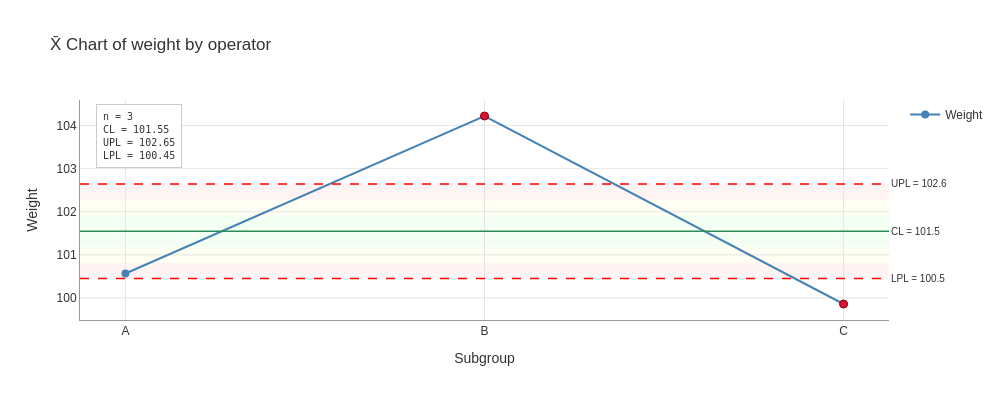

Notebook source saved alongside this figure:
### Markdown cell above
## Visualize Xbar Chart

### Code cell
fig = result.plot(
    chart='Xbar',
    show_zones=True,
    highlight_signals=True,
    show_stats=True
)
fig.show()

### Figure 1 — Plotly figure (JSON) as saved in the notebook; plotly's stock layout.template omitted (floating-point values rounded to 4 significant figures)
{"data": [{"hovertemplate": "%{x}<br>%{y:.3f}<extra></extra>", "line": {"color": "steelblue", "width": 2.0}, "marker": {"color": "steelblue", "size": 8}, "mode": "lines+markers", "name": "Weight", "type": "scatter", "x": ["A", "B", "C"], "y": [100.6, 104.2, 99.86]}, {"hovertemplate": "Out of Control<br>%{x}<br>%{y:.3f}<extra></extra>", "marker": {"color": "#DC143C", "line": {"color": "#8B0000", "width": 1.0}, "size": 8, "symbol": "circle"}, "mode": "markers", "name": "Out of Control", "showlegend": false, "type": "scatter", "x": ["B", "C"], "y": [104.2, 99.86]}], "layout": {"annotations": [{"font": {"size": 10}, "showarrow": false, "text": "UPL = 102.6", "x": 1, "xanchor": "left", "xref": "x domain", "y": 102.6, "yanchor": "middle", "yref": "y"}, {"font": {"size": 10}, "showarrow": false, "text": "LPL = 100.5", "x": 1, "xanchor": "left", "xref": "x domain", "y": 100.5, "yanchor": "middle", "yref": "y"}, {"font": {"size": 10}, "showarrow": false, "text": "CL = 101.5", "x": 1, "xanchor": "left", "xref": "x domain", "y": 101.5, "yanchor": "middle", "yref": "y"}, {"align": "left", "bgcolor": "rgba(255, 255, 255, 0.9)", "bordercolor": "#CCCCCC", "borderpad": 6, "borderwidth": 1, "font": {"color": "#333333", "family": "monospace", "size": 10}, "showarrow": false, "text": "n = 3<br>CL = 101.55<br>UPL = 102.65<br>LPL = 100.45", "x": 0.02, "xanchor": "left", "xref": "paper", "y": 0.98, "yanchor": "top", "yref": "paper"}], "font": {"color": "#333333", "family": "Arial, sans-serif", "size": 12}, "height": 400, "hovermode": "x unified", "paper_bgcolor": "white", "plot_bgcolor": "white", "shapes": [{"fillcolor": "#B3FFB3", "layer": "below", "line": {"width": 0}, "opacity": 0.15, "type": "rect", "x0": 0, "x1": 1, "xref": "x domain", "y0": 101.2, "y1": 101.9, "yref": "y"}, {"fillcolor": "#FFFFB3", "layer": "below", "line": {"width": 0}, "opacity": 0.15, "type": "rect", "x0": 0, "x1": 1, "xref": "x domain", "y0": 101.9, "y1": 102.3, "yref": "y"}, {"fillcolor": "#FFFFB3", "layer": "below", "line": {"width": 0}, "opacity": 0.15, "type": "rect", "x0": 0, "x1": 1, "xref": "x domain", "y0": 100.8, "y1": 101.2, "yref": "y"}, {"fillcolor": "#FFB3B3", "layer": "below", "line": {"width": 0}, "opacity": 0.15, "type": "rect", "x0": 0, "x1": 1, "xref": "x domain", "y0": 102.3, "y1": 102.6, "yref": "y"}, {"fillcolor": "#FFB3B3", "layer": "below", "line": {"width": 0}, "opacity": 0.15, "type": "rect", "x0": 0, "x1": 1, "xref": "x domain", "y0": 100.5, "y1": 100.8, "yref": "y"}, {"line": {"color": "red", "dash": "dash", "width": 1.5}, "type": "line", "x0": 0, "x1": 1, "xref": "x domain", "y0": 102.6, "y1": 102.6, "yref": "y"}, {"line": {"color": "red", "dash": "dash", "width": 1.5}, "type": "line", "x0": 0, "x1": 1, "xref": "x domain", "y0": 100.5, "y1": 100.5, "yref": "y"}, {"line": {"color": "#2E8B57", "width": 1.5}, "type": "line", "x0": 0, "x1": 1, "xref": "x domain", "y0": 101.5, "y1": 101.5, "yref": "y"}], "showlegend": true, "title": {"text": "X̄ Chart of weight by operator"}, "width": 1000, "xaxis": {"gridcolor": "#E5E5E5", "gridwidth": 1.0, "linecolor": "#999999", "linewidth": 1.0, "showgrid": true, "title": {"text": "Subgroup"}}, "yaxis": {"gridcolor": "#E5E5E5", "gridwidth": 1.0, "linecolor": "#999999", "linewidth": 1.0, "showgrid": true, "title": {"text": "Weight"}}}}
